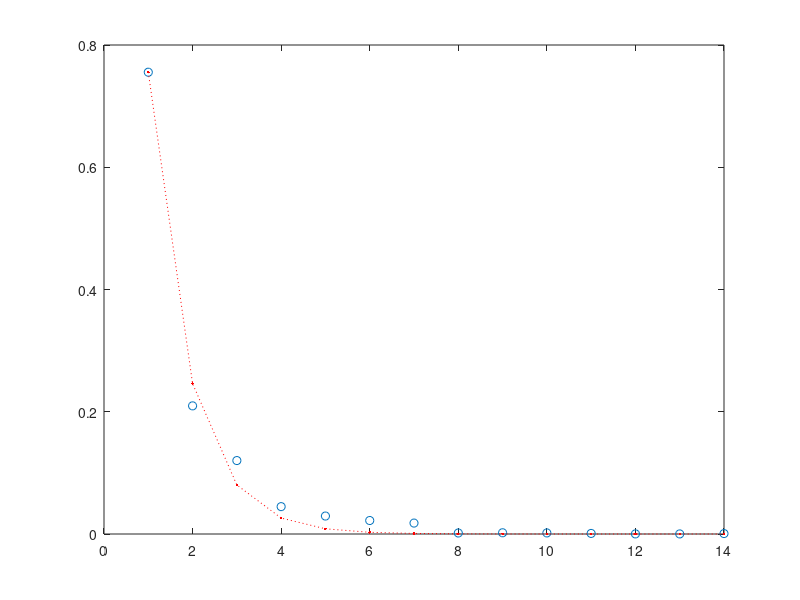

Reproduce this figure in MATLAB.
clc;
clear;

xdata=1:14;
ydata = reshape(load('a3_3.txt'),[1,14])/10000;

f=@(x,xdata)ydata(1)*exp(-(x(1))/(1-0.3334)*(xdata-1));
x0=[1,300];
x=lsqcurvefit(f,x0,xdata,ydata)

figure(1);

x2=f(x,xdata);
plot(xdata,ydata,'o',xdata,x2,'r:.')